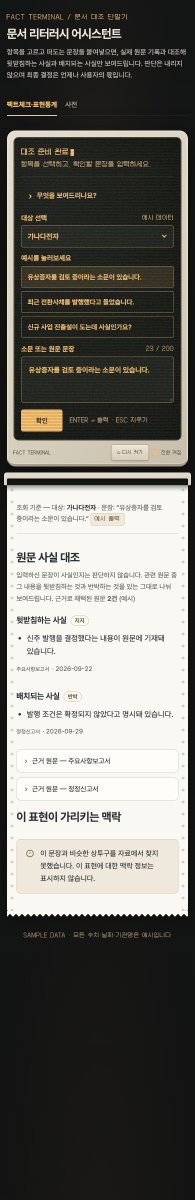
#> input picture plugin/skills/design-interview/style-picker/references/assets/templates/crt-terminal-mobile.jpg, 390 x 2400 px (shown at 1/2 size)
$ python pastel.py ../../assets/templates/crt-terminal-mobile.jpg
#> lines starting #> are read from the running program, lines starting #| are printed output that depends on the picture
"""Turn a photo into a soft-pastel drawing on toothed paper.

Usage:
    python pastel.py photo.jpg -o pastel.png [--size 1400] [--seed 7] [--gif timelapse.gif]

How it works:
    1. The photo is fitted onto a sheet of paper with a grain (tooth) texture.
    2. Strokes are laid down coarse-to-fine in LAYERS. Each layer reads colors
       from a blurred copy of the photo; finer layers only go where the previous
       blur level differs a lot from this one (the "error" map), i.e. detail.
    3. Stroke direction follows the image's edges (structure tensor), and each
       stroke bends a little along that flow field.
    4. Pigment only catches on the raised parts of the paper grain, which gives
       the broken, chalky edge of a real pastel stick.
"""
import argparse
import math

import numpy as np
from PIL import Image, ImageDraw, ImageFilter

PAPER = (236, 228, 214)          # warm off-white sheet
PAPER_TEXTURE = 0.06             # how visible the paper tooth is on bare paper
STROKE_SCALE = 1.0               # multiply every layer's stroke width
SATURATION = 1.12                # pastels read a little brighter than the photo
LAYERS = [
    # w: stroke width as a fraction of canvas height
    # density: rough coverage (1.0 ≈ the area filled once)
    # alpha: pigment opacity, len: stroke length in widths
    {"w": 0.045, "density": 2.6, "alpha": 0.80, "len": 3.0},
    {"w": 0.022, "density": 1.4, "alpha": 0.85, "len": 3.5},
    {"w": 0.011, "density": 1.2, "alpha": 0.90, "len": 4.0},
    {"w": 0.006, "density": 1.0, "alpha": 0.92, "len": 4.5},
]


def _box(arr, r, axis):
    """Box blur of half-width r along one axis, edges clamped."""
    pad = [(0, 0)] * arr.ndim
    pad[axis] = (r + 1, r)
    c = np.cumsum(np.pad(arr, pad, mode="edge"), axis=axis, dtype=np.float64)
    n = arr.shape[axis]
    hi = np.take(c, np.arange(2 * r + 1, 2 * r + 1 + n), axis=axis)
    lo = np.take(c, np.arange(0, n), axis=axis)
    return ((hi - lo) / (2 * r + 1)).astype(np.float32)


def gblur(arr, sigma):
    """Float Gaussian blur, approximated by three box passes per axis."""
    r = max(1, int(round(math.sqrt(12 * sigma * sigma / 3 + 1) / 2)))
    out = arr.astype(np.float32)
    for axis in (0, 1):
        for _ in range(3):
            out = _box(out, r, axis)
    return out


def make_grain(w, h, rng):
    """Paper tooth: fine noise plus a softer, larger fiber pattern, normalized to [0, 1]."""
    fine = gblur(rng.random((h, w), dtype=np.float32), 0.8)
    coarse = gblur(rng.random((h, w), dtype=np.float32), 3.0)
    grain = 0.65 * fine + 0.35 * coarse
    grain -= grain.min()
    return grain / (grain.max() + 1e-6)


class Pastel:
    def __init__(self, W, H, path, seed=7):
        self.W, self.H = W, H
        self.rng = np.random.default_rng(seed)

        src = Image.open(path).convert("RGB")
        fitted = src.copy()
        fitted.thumbnail((W, H), Image.LANCZOS)
        image = Image.new("RGB", (W, H), PAPER)
        image.paste(fitted, ((W - fitted.width) // 2, (H - fitted.height) // 2))
        self.image = image

        self.grain = make_grain(W, H, self.rng)
        paper = np.asarray(PAPER, np.float32)[None, None, :] / 255
        self.paper = paper * (1 + PAPER_TEXTURE * (self.grain[..., None] - 0.5) * 2)
        self.canvas = self.paper.copy()
        self.frames = []

    # ---- analysis -------------------------------------------------------
    @staticmethod
    def flow_angle(lum, sigma):
        """Edge-following angle per pixel from the smoothed structure tensor."""
        gy, gx = np.gradient(gblur(lum, max(1.0, sigma * 0.35)))
        jxx = gblur(gx * gx, sigma * 0.9)
        jyy = gblur(gy * gy, sigma * 0.9)
        jxy = gblur(gx * gy, sigma * 0.9)
        # Perpendicular to the gradient, so strokes run along edges.
        return 0.5 * np.arctan2(2 * jxy, jxx - jyy) + math.pi / 2

    @staticmethod
    def boost(rgb):
        lum = rgb @ np.array([0.299, 0.587, 0.114], np.float32)
        return np.clip(lum[..., None] + (rgb - lum[..., None]) * SATURATION, 0, 1)

    # ---- painting -------------------------------------------------------
    def stroke_path(self, x, y, theta, length, angle_map):
        """A short polyline that bends along the flow field."""
        pts = [(x, y)]
        steps = 4
        seg = length / steps
        # Pick the stroke direction once so the polyline doesn't flip back on itself.
        dx0, dy0 = math.cos(theta), math.sin(theta)
        for _ in range(steps):
            xi = int(min(max(x, 0), self.W - 1))
            yi = int(min(max(y, 0), self.H - 1))
            a = angle_map[yi, xi]
            dx, dy = math.cos(a), math.sin(a)
            if dx * dx0 + dy * dy0 < 0:
                dx, dy = -dx, -dy
            x, y = x + dx * seg, y + dy * seg
            dx0, dy0 = dx, dy
            pts.append((x, y))
        return pts

    def paint_layer(self, layer, col, angle, err):
        W, H, rng = self.W, self.H, self.rng
        w = max(2.0, H * layer["w"] * STROKE_SCALE)
        length = w * layer["len"]
        n = int(layer["density"] * W * H / (w * length))

        if err is None:
            ys = rng.integers(0, H, n)
            xs = rng.integers(0, W, n)
        else:
            # Spend strokes where this layer adds detail the coarser one missed.
            p = (err + 0.03).ravel()
            idx = rng.choice(p.size, size=n, p=p / p.sum())
            ys, xs = np.divmod(idx, W)

        layer_img = Image.new("RGBA", (W, H), (0, 0, 0, 0))
        draw = ImageDraw.Draw(layer_img)
        jitter = rng.normal(0, 0.035, (n, 3))
        wobble = rng.normal(0, 0.18, n)
        widths = np.maximum(1, (w * rng.uniform(0.7, 1.15, n))).astype(int)
        for k in range(n):
            y, x = int(ys[k]), int(xs[k])
            c = np.clip(col[y, x] + jitter[k], 0, 1)
            theta = angle[y, x] + wobble[k]
            pts = self.stroke_path(x - math.cos(theta) * length / 2,
                                   y - math.sin(theta) * length / 2,
                                   theta, length, angle)
            rgb = tuple(int(v * 255) for v in c)
            draw.line(pts, fill=rgb + (255,), width=int(widths[k]), joint="curve")

        rgba = np.asarray(layer_img, np.float32) / 255
        # Soften the hard line edges slightly, then let pigment sit on the raised
        # tooth only, so edges break up and valleys stay paper-colored.
        sigma = max(0.8, w * 0.06)
        soft = gblur(rgba[..., 3], sigma)
        # Blur premultiplied color so transparent (black) pixels don't darken the edges.
        color = gblur(rgba[..., :3] * rgba[..., 3:], sigma) / np.maximum(soft, 1e-4)[..., None]
        tooth = np.clip((self.grain - 0.25) * 1.9, 0, 1) ** 1.2
        a = np.clip(soft * (0.55 + 0.9 * tooth) - 0.15 * (1 - tooth), 0, 1) * layer["alpha"]
        self.canvas = self.canvas * (1 - a[..., None]) + np.clip(color, 0, 1) * a[..., None]

    def build(self, gif_steps=0):
        rgb_img = self.image
        rgb = np.asarray(rgb_img, np.float32) / 255
        lum = rgb @ np.array([0.299, 0.587, 0.114], np.float32)

        prev_col = None
        for i, layer in enumerate(LAYERS):
            w = max(2.0, self.H * layer["w"] * STROKE_SCALE)
            col_k = self.boost(np.asarray(rgb_img.filter(ImageFilter.GaussianBlur(w * 0.30)), np.float32) / 255)
            err = None
            if prev_col is not None:
                err = np.abs(col_k - prev_col).mean(axis=2)
                err = np.clip(err / (np.percentile(err, 92) + 1e-6), 0, 1)
            prev_col = col_k
            angle = self.flow_angle(lum, max(1.0, w * 0.35))
            self.paint_layer(layer, col_k, angle, err)
            print(f"layer {i + 1}/{len(LAYERS)}  stroke width {w:.0f}px")
            if gif_steps:
                self.frames.append(self.result())
        return self.result()

    def result(self):
        return Image.fromarray(np.uint8(np.clip(self.canvas, 0, 1) * 255))


def main():
    ap = argparse.ArgumentParser(description=__doc__.split("\n")[0])
    ap.add_argument("input")
    ap.add_argument("-o", "--output", default="pastel.png")
    ap.add_argument("--size", type=int, default=1400, help="long edge of the output, in pixels")
    ap.add_argument("--seed", type=int, default=7)
    ap.add_argument("--gif", help="also save a layer-by-layer timelapse GIF here")
    args = ap.parse_args()

    with Image.open(args.input) as im:
#> im is the input picture: PIL image 390x2400 RGB; mean R, G, B 109.8, 108.6, 102.8
        iw, ih = im.size
#> iw = 390; ih = 2400
    scale = args.size / max(iw, ih)
#> scale = 0.583
    W, H = max(64, round(iw * scale)), max(64, round(ih * scale))
#> W = 228; H = 1400

    p = Pastel(W, H, args.input, seed=args.seed)
#> in __init__, `image = Image.new("RGB", (W, H), PAPER)`:
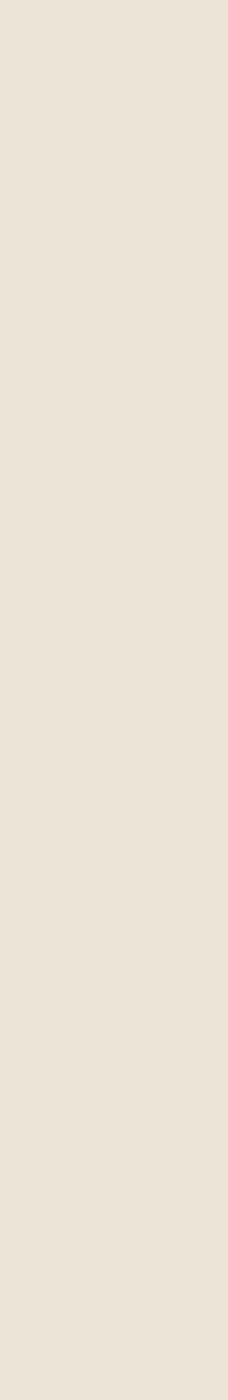
#> image: PIL image 228x1400 RGB; mean R, G, B 236, 228, 214
#> in __init__, `image.paste(fitted, ((W - fitted.width) // 2, (H - fitted.height) // 2))`:
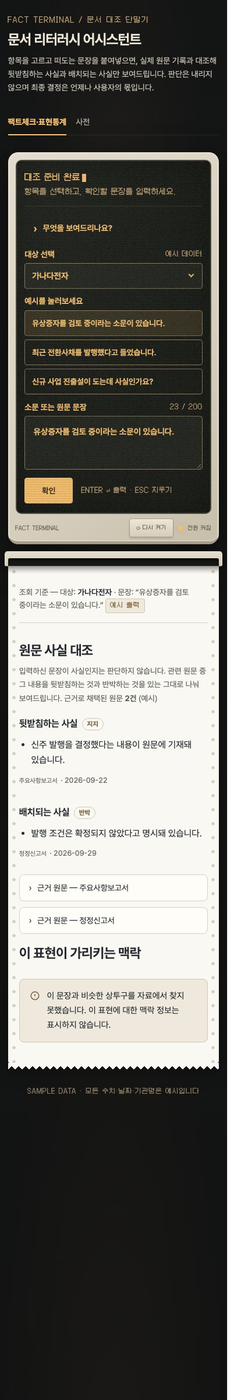
#> image: PIL image 228x1400 RGB; mean R, G, B 110.3, 109, 103.3
#> after the loop in gblur, `for axis in (0, 1):`:
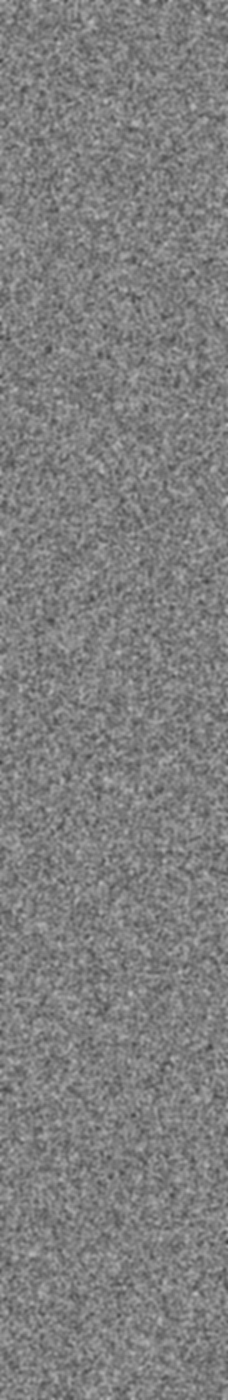
#> out: shape (1400, 228) float32; min 0.256, max 0.749, mean 0.501
#> call 2 of gblur, with sigma = 3
#> after the loop in gblur (call 2), `for axis in (0, 1):`:
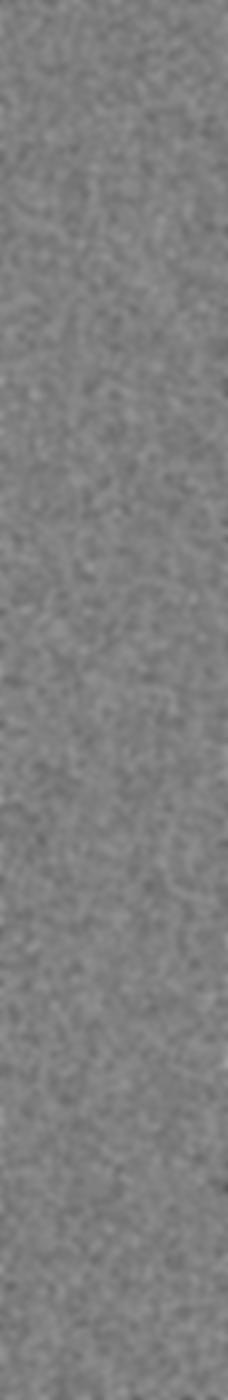
#> out: shape (1400, 228) float32; min 0.353, max 0.634, mean 0.5
    out = p.build(gif_steps=bool(args.gif))
#> the loop in build, `for i, layer in enumerate(LAYERS):` made 4 passes
#> pass 1, in boost, `lum = rgb @ np.array([0.299, 0.587, 0.114], np.float32)`:
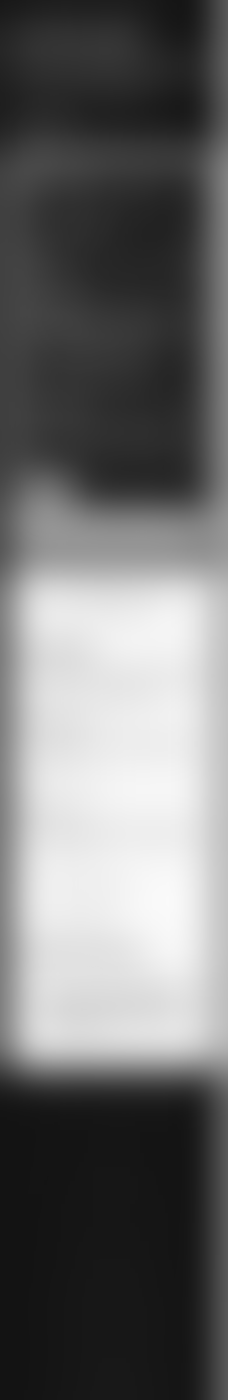
#> lum: shape (1400, 228) float32; min 0.0745, max 0.982, mean 0.436
#> pass 1, in _box (call 13), `c = np.cumsum(np.pad(arr, pad, mode="edge"), axis=axis, dtype=np.float..`:
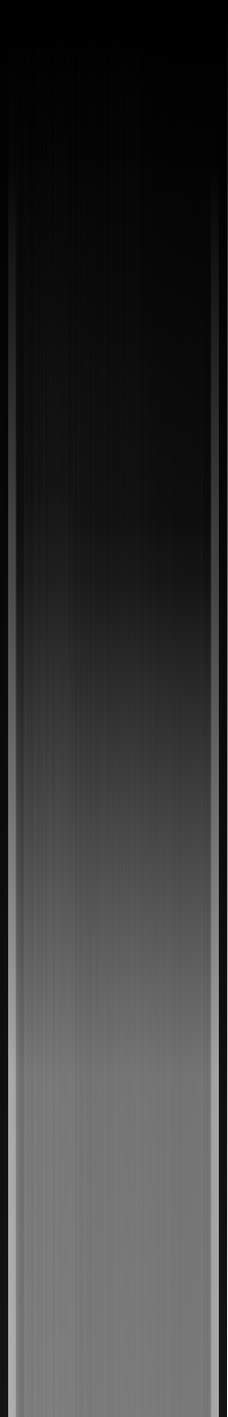
#> c: shape (1417, 228) float64; min 0.0756, max 1271.4, mean 287.3; drawn with min black and max white
#> in result, `return Image.fromarray(np.uint8(np.clip(self.canvas, 0, 1) * 255))`:
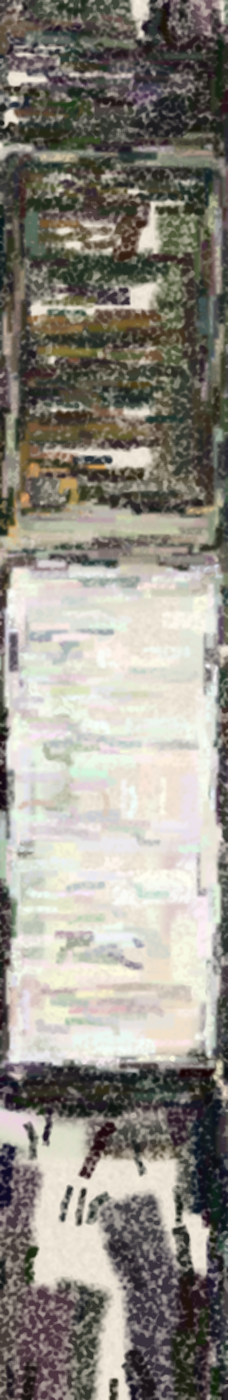
#> returned value: PIL image 228x1400 RGB; mean R, G, B 145, 141, 132.3
    out.save(args.output)
    print(f"saved {args.output} ({W}x{H})")
#| saved pastel.png (228x1400)

    if args.gif:
        frames = [Image.fromarray(np.uint8(np.clip(p.paper, 0, 1) * 255))] + p.frames
        frames[0].save(args.gif, save_all=True, append_images=frames[1:] + [frames[-1]] * 2,
                       duration=700, loop=0)
        print(f"saved {args.gif}")


if __name__ == "__main__":
    main()

$ run again, on plugin/skills/design-interview/style-picker/references/assets/templates/mono-utility-mobile.jpg
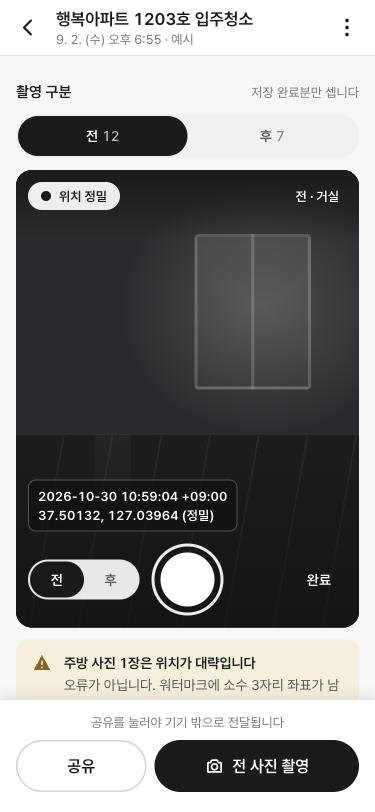
#> input picture plugin/skills/design-interview/style-picker/references/assets/templates/mono-utility-mobile.jpg, 375 x 812 px
#> in main, im is the input picture: PIL image 375x812 RGB; mean R, G, B 133.3, 132.8, 133.1
#> the loop in build, `for i, layer in enumerate(LAYERS):` made 4 passes
#> pass 1, in _box (call 13), `c = np.cumsum(np.pad(arr, pad, mode="edge"), axis=axis, dtype=np.float..`:
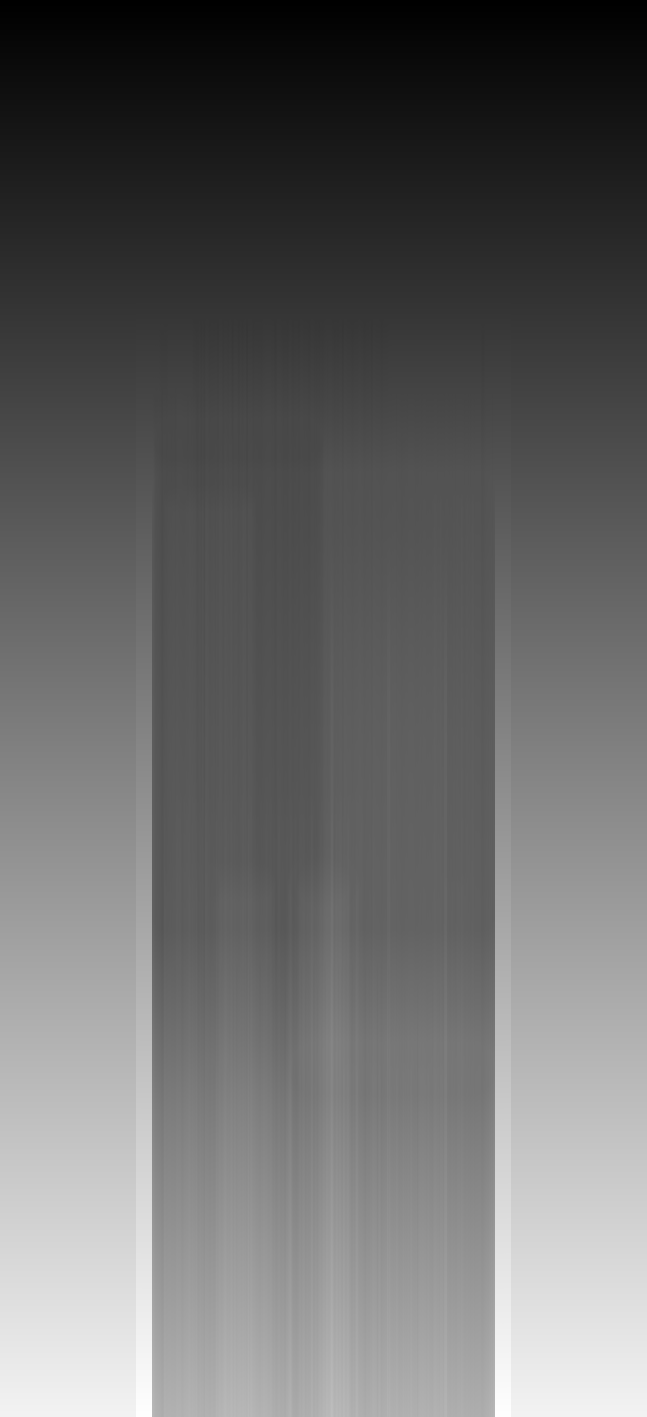
#> c: shape (1417, 647) float64; min 0.897, max 1334.3, mean 548.6; drawn with min black and max white
#> in result, `return Image.fromarray(np.uint8(np.clip(self.canvas, 0, 1) * 255))`:
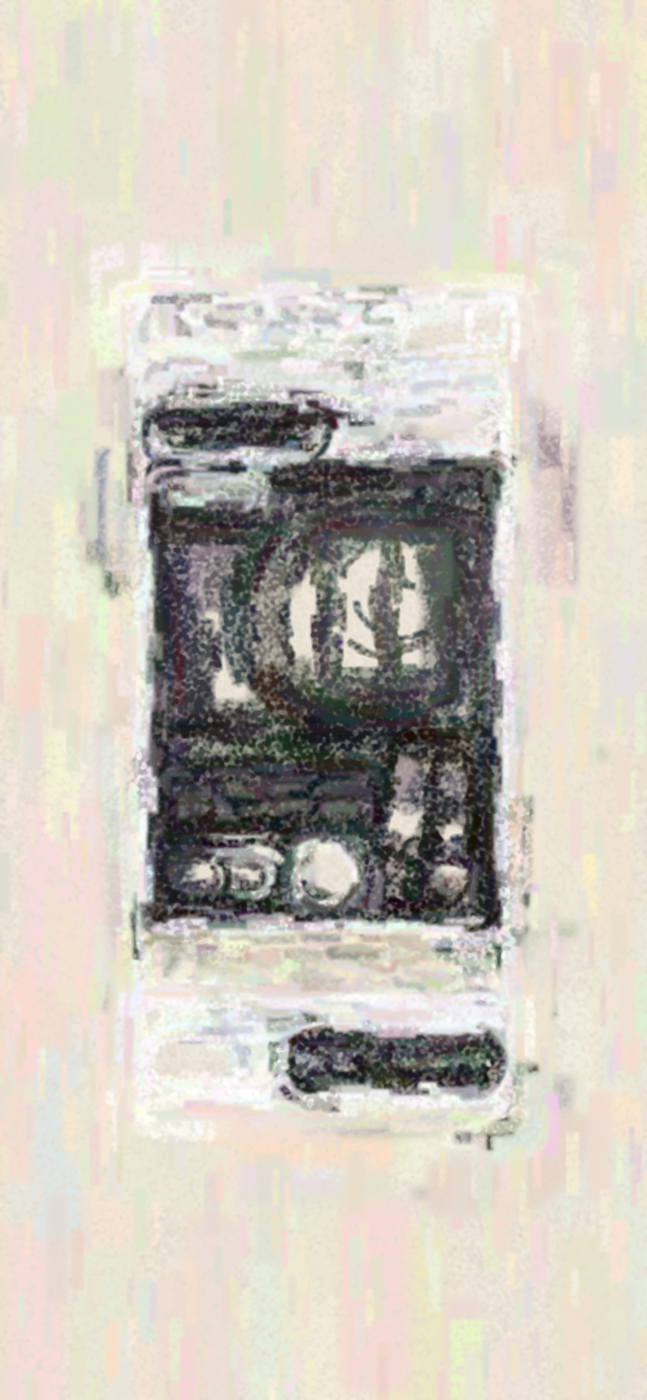
#> returned value: PIL image 647x1400 RGB; mean R, G, B 204.5, 198.5, 188.3
#| saved pastel.png (647x1400)
